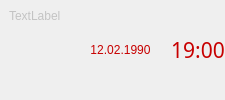
     <widget class="QFrame" name="bottomFrame">
      <property name="styleSheet">
       <string notr="true">QFrame{
	border: rgba(255, 0, 0, 0);
	border-radius: 25px;
 }</string>
      </property>
      <property name="frameShape">
       <enum>QFrame::StyledPanel</enum>
      </property>
      <property name="frameShadow">
       <enum>QFrame::Raised</enum>
      </property>
      <layout class="QHBoxLayout" name="horizontalLayout_4">
       <property name="spacing">
        <number>0</number>
       </property>
       <property name="leftMargin">
        <number>0</number>
       </property>
       <property name="topMargin">
        <number>0</number>
       </property>
       <property name="rightMargin">
        <number>0</number>
       </property>
       <property name="bottomMargin">
        <number>0</number>
       </property>
       <item alignment="Qt::AlignLeft|Qt::AlignTop">
        <widget class="QFrame" name="leftFram">
         <property name="styleSheet">
          <string notr="true">border-radius: 25px;</string>
         </property>
         <property name="frameShape">
          <enum>QFrame::StyledPanel</enum>
         </property>
         <property name="frameShadow">
          <enum>QFrame::Raised</enum>
         </property>
         <layout class="QHBoxLayout" name="horizontalLayout_6">
          <item alignment="Qt::AlignTop">
           <widget class="QLabel" name="version_label">
            <property name="styleSheet">
             <string notr="true">QLabel{
	color:rgba(153, 153, 153, 130)

}</string>
            </property>
            <property name="text">
             <string>TextLabel</string>
            </property>
           </widget>
          </item>
         </layout>
        </widget>
       </item>
       <item>
        <widget class="QFrame" name="rightFrame">
         <property name="styleSheet">
          <string notr="true">border-radius: 25px;</string>
         </property>
         <property name="frameShape">
          <enum>QFrame::StyledPanel</enum>
         </property>
         <property name="frameShadow">
          <enum>QFrame::Raised</enum>
         </property>
         <layout class="QHBoxLayout" name="horizontalLayout_5">
          <property name="spacing">
           <number>20</number>
          </property>
          <property name="leftMargin">
           <number>0</number>
          </property>
          <property name="topMargin">
           <number>0</number>
          </property>
          <property name="rightMargin">
           <number>0</number>
          </property>
          <property name="bottomMargin">
           <number>0</number>
          </property>
          <item>
           <widget class="QFrame" name="frame_34">
            <property name="sizePolicy">
             <sizepolicy hsizetype="Preferred" vsizetype="Expanding">
              <horstretch>0</horstretch>
              <verstretch>0</verstretch>
             </sizepolicy>
            </property>
            <property name="frameShape">
             <enum>QFrame::StyledPanel</enum>
            </property>
            <property name="frameShadow">
             <enum>QFrame::Raised</enum>
            </property>
           </widget>
          </item>
          <item alignment="Qt::AlignRight">
           <widget class="QLabel" name="currentDateLabel">
            <property name="styleSheet">
             <string notr="true">QLabel{
	font: 16pt &quot;Digital-7&quot;;
	color: rgb(199, 0, 0);
}
</string>
            </property>
            <property name="text">
             <string>12.02.1990</string>
            </property>
            <property name="alignment">
             <set>Qt::AlignCenter</set>
            </property>
           </widget>
          </item>
          <item alignment="Qt::AlignLeft">
           <widget class="QLabel" name="currentTimeLabel">
            <property name="font">
             <font>
              <family>Digital-7</family>
              <pointsize>16</pointsize>
              <italic>false</italic>
              <bold>false</bold>
             </font>
            </property>
            <property name="styleSheet">
             <string notr="true">QLabel{
	font: 16pt &quot;Digital-7&quot;;
	color: rgb(199, 0, 0);
}
</string>
            </property>
            <property name="text">
             <string>19:00</string>
            </property>
            <property name="alignment">
             <set>Qt::AlignCenter</set>
            </property>
           </widget>
          </item>
         </layout>
        </widget>
       </item>
      </layout>
     </widget>
